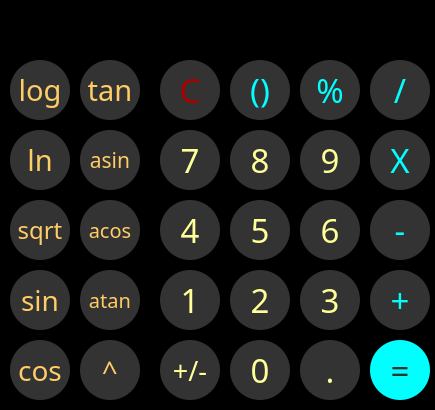
<?xml version="1.0" encoding="UTF-8"?>
<ui version="4.0">
 <class>MainWindow</class>
 <widget class="QMainWindow" name="MainWindow">
  <property name="geometry">
   <rect>
    <x>0</x>
    <y>0</y>
    <width>435</width>
    <height>410</height>
   </rect>
  </property>
  <property name="windowTitle">
   <string>MainWindow</string>
  </property>
  <property name="styleSheet">
   <string notr="true">background-color: rgb(0, 0, 0);</string>
  </property>
  <widget class="QWidget" name="centralwidget">
   <widget class="QLabel" name="result_show">
    <property name="geometry">
     <rect>
      <x>10</x>
      <y>10</y>
      <width>411</width>
      <height>41</height>
     </rect>
    </property>
    <property name="font">
     <font>
      <family>Dubai</family>
      <pointsize>20</pointsize>
     </font>
    </property>
    <property name="styleSheet">
     <string notr="true">color: #FFCC66;
QLabel {
  qproperty-alignment: 'AlignVCenter | AlignRight';
  border: 1px solid gray;
}</string>
    </property>
    <property name="text">
     <string>0</string>
    </property>
    <property name="alignment">
     <set>Qt::AlignRight|Qt::AlignTrailing|Qt::AlignVCenter</set>
    </property>
   </widget>
   <widget class="QPushButton" name="pushButton_0">
    <property name="geometry">
     <rect>
      <x>230</x>
      <y>340</y>
      <width>60</width>
      <height>60</height>
     </rect>
    </property>
    <property name="font">
     <font>
      <family>Dubai</family>
      <pointsize>25</pointsize>
      <italic>false</italic>
      <bold>false</bold>
     </font>
    </property>
    <property name="layoutDirection">
     <enum>Qt::LeftToRight</enum>
    </property>
    <property name="autoFillBackground">
     <bool>false</bool>
    </property>
    <property name="styleSheet">
     <string notr="true">QPushButton {
	color: #FFFF99;
	border: 2px solid #0;
	font: 25pt &quot;Dubai&quot;;
	border-radius: 30px;
	border-style: outset;
	background: #333333;
	padding: 7px;
}

QPushButton:pressed {
    background-color:  #999999;
}
</string>
    </property>
    <property name="text">
     <string>0</string>
    </property>
   </widget>
   <widget class="QPushButton" name="pushButton_1">
    <property name="geometry">
     <rect>
      <x>160</x>
      <y>270</y>
      <width>60</width>
      <height>60</height>
     </rect>
    </property>
    <property name="font">
     <font>
      <family>Dubai</family>
      <pointsize>25</pointsize>
      <italic>false</italic>
      <bold>false</bold>
     </font>
    </property>
    <property name="layoutDirection">
     <enum>Qt::LeftToRight</enum>
    </property>
    <property name="autoFillBackground">
     <bool>false</bool>
    </property>
    <property name="styleSheet">
     <string notr="true">QPushButton {
	color: #FFFF99;
	border: 2px solid #0;
	font: 25pt &quot;Dubai&quot;;
	border-radius: 30px;
	border-style: outset;
	background: #333333;
	padding: 7px;
}

QPushButton:pressed {
    background-color:  #999999;
}
</string>
    </property>
    <property name="text">
     <string>1</string>
    </property>
   </widget>
   <widget class="QPushButton" name="pushButton_5">
    <property name="geometry">
     <rect>
      <x>230</x>
      <y>200</y>
      <width>60</width>
      <height>60</height>
     </rect>
    </property>
    <property name="font">
     <font>
      <family>Dubai</family>
      <pointsize>25</pointsize>
      <italic>false</italic>
      <bold>false</bold>
     </font>
    </property>
    <property name="layoutDirection">
     <enum>Qt::LeftToRight</enum>
    </property>
    <property name="autoFillBackground">
     <bool>false</bool>
    </property>
    <property name="styleSheet">
     <string notr="true">QPushButton {
	color: #FFFF99;
	border: 2px solid #0;
	font: 25pt &quot;Dubai&quot;;
	border-radius: 30px;
	border-style: outset;
	background: #333333;
	padding: 7px;
}

QPushButton:pressed {
    background-color:  #999999;
}
</string>
    </property>
    <property name="text">
     <string>5</string>
    </property>
   </widget>
   <widget class="QPushButton" name="pushButton_ravno">
    <property name="geometry">
     <rect>
      <x>370</x>
      <y>340</y>
      <width>60</width>
      <height>60</height>
     </rect>
    </property>
    <property name="font">
     <font>
      <family>Dubai</family>
      <pointsize>25</pointsize>
      <italic>false</italic>
      <bold>false</bold>
     </font>
    </property>
    <property name="layoutDirection">
     <enum>Qt::LeftToRight</enum>
    </property>
    <property name="autoFillBackground">
     <bool>false</bool>
    </property>
    <property name="styleSheet">
     <string notr="true">QPushButton {
	color: #333333;
	border: 2px solid #0;
	font: 25pt &quot;Dubai&quot;;
	border-radius: 30px;
	border-style: outset;
	background: #00FFFF;
	padding: 7px;
}

QPushButton:pressed {
    background-color:  #999999;
}
</string>
    </property>
    <property name="text">
     <string>=</string>
    </property>
   </widget>
   <widget class="QPushButton" name="pushButton_clean">
    <property name="geometry">
     <rect>
      <x>160</x>
      <y>60</y>
      <width>60</width>
      <height>60</height>
     </rect>
    </property>
    <property name="font">
     <font>
      <family>Dubai</family>
      <pointsize>25</pointsize>
      <italic>false</italic>
      <bold>false</bold>
     </font>
    </property>
    <property name="layoutDirection">
     <enum>Qt::LeftToRight</enum>
    </property>
    <property name="autoFillBackground">
     <bool>false</bool>
    </property>
    <property name="styleSheet">
     <string notr="true">QPushButton {
	color: rgb(170, 0, 0);
	border: 2px solid #0;
	font: 25pt &quot;Dubai&quot;;
	border-radius: 30px;
	border-style: outset;
	background: #333333;
	padding: 7px;
}

QPushButton:pressed {
    background-color:  #999999;
}
</string>
    </property>
    <property name="text">
     <string>C</string>
    </property>
   </widget>
   <widget class="QPushButton" name="pushButton_4">
    <property name="geometry">
     <rect>
      <x>160</x>
      <y>200</y>
      <width>60</width>
      <height>60</height>
     </rect>
    </property>
    <property name="font">
     <font>
      <family>Dubai</family>
      <pointsize>25</pointsize>
      <italic>false</italic>
      <bold>false</bold>
     </font>
    </property>
    <property name="layoutDirection">
     <enum>Qt::LeftToRight</enum>
    </property>
    <property name="autoFillBackground">
     <bool>false</bool>
    </property>
    <property name="styleSheet">
     <string notr="true">QPushButton {
	color: #FFFF99;
	border: 2px solid #0;
	font: 25pt &quot;Dubai&quot;;
	border-radius: 30px;
	border-style: outset;
	background: #333333;
	padding: 7px;
}

QPushButton:pressed {
    background-color:  #999999;
}
</string>
    </property>
    <property name="text">
     <string>4</string>
    </property>
   </widget>
   <widget class="QPushButton" name="pushButton_skobki">
    <property name="geometry">
     <rect>
      <x>230</x>
      <y>60</y>
      <width>60</width>
      <height>60</height>
     </rect>
    </property>
    <property name="font">
     <font>
      <family>Dubai</family>
      <pointsize>25</pointsize>
      <italic>false</italic>
      <bold>false</bold>
     </font>
    </property>
    <property name="layoutDirection">
     <enum>Qt::LeftToRight</enum>
    </property>
    <property name="autoFillBackground">
     <bool>false</bool>
    </property>
    <property name="styleSheet">
     <string notr="true">QPushButton {
	color: #00FFFF;
	border: 2px solid #0;
	font: 25pt &quot;Dubai&quot;;
	border-radius: 30px;
	border-style: outset;
	background: #333333;
	padding: 7px;
}

QPushButton:pressed {
    background-color:  #999999;
}
</string>
    </property>
    <property name="text">
     <string>()</string>
    </property>
   </widget>
   <widget class="QPushButton" name="pushButton_unar_min">
    <property name="geometry">
     <rect>
      <x>160</x>
      <y>340</y>
      <width>60</width>
      <height>60</height>
     </rect>
    </property>
    <property name="font">
     <font>
      <family>Dubai</family>
      <pointsize>20</pointsize>
      <italic>false</italic>
      <bold>false</bold>
     </font>
    </property>
    <property name="layoutDirection">
     <enum>Qt::LeftToRight</enum>
    </property>
    <property name="autoFillBackground">
     <bool>false</bool>
    </property>
    <property name="styleSheet">
     <string notr="true">QPushButton {
	color: #FFFF99;
	border: 2px solid #0;
	font: 20pt &quot;Dubai&quot;;
	border-radius: 30px;
	border-style: outset;
	background: #333333;
	padding: 7px;
}

QPushButton:pressed {
    background-color:  #999999;
}
</string>
    </property>
    <property name="text">
     <string>+/-</string>
    </property>
   </widget>
   <widget class="QPushButton" name="pushButton_7">
    <property name="geometry">
     <rect>
      <x>160</x>
      <y>130</y>
      <width>60</width>
      <height>60</height>
     </rect>
    </property>
    <property name="font">
     <font>
      <family>Dubai</family>
      <pointsize>25</pointsize>
      <italic>false</italic>
      <bold>false</bold>
     </font>
    </property>
    <property name="layoutDirection">
     <enum>Qt::LeftToRight</enum>
    </property>
    <property name="autoFillBackground">
     <bool>false</bool>
    </property>
    <property name="styleSheet">
     <string notr="true">QPushButton {
	color: #FFFF99;
	border: 2px solid #0;
	font: 25pt &quot;Dubai&quot;;
	border-radius: 30px;
	border-style: outset;
	background: #333333;
	padding: 7px;
}

QPushButton:pressed {
    background-color:  #999999;
}
</string>
    </property>
    <property name="text">
     <string>7</string>
    </property>
   </widget>
   <widget class="QPushButton" name="pushButton_mult">
    <property name="geometry">
     <rect>
      <x>370</x>
      <y>130</y>
      <width>60</width>
      <height>60</height>
     </rect>
    </property>
    <property name="font">
     <font>
      <family>Dubai</family>
      <pointsize>25</pointsize>
      <italic>false</italic>
      <bold>false</bold>
     </font>
    </property>
    <property name="layoutDirection">
     <enum>Qt::LeftToRight</enum>
    </property>
    <property name="autoFillBackground">
     <bool>false</bool>
    </property>
    <property name="styleSheet">
     <string notr="true">QPushButton {
	color: #00FFFF;
	border: 2px solid #0;
	font: 25pt &quot;Dubai&quot;;
	border-radius: 30px;
	border-style: outset;
	background: #333333;
	padding: 7px;
}

QPushButton:pressed {
    background-color:  #999999;
}
</string>
    </property>
    <property name="text">
     <string>X</string>
    </property>
   </widget>
   <widget class="QPushButton" name="pushButton_dot">
    <property name="geometry">
     <rect>
      <x>300</x>
      <y>340</y>
      <width>60</width>
      <height>60</height>
     </rect>
    </property>
    <property name="font">
     <font>
      <family>Dubai</family>
      <pointsize>25</pointsize>
      <italic>false</italic>
      <bold>false</bold>
     </font>
    </property>
    <property name="layoutDirection">
     <enum>Qt::LeftToRight</enum>
    </property>
    <property name="autoFillBackground">
     <bool>false</bool>
    </property>
    <property name="styleSheet">
     <string notr="true">QPushButton {
	color: #FFFF99;
	border: 2px solid #0;
	font: 25pt &quot;Dubai&quot;;
	border-radius: 30px;
	border-style: outset;
	background: #333333;
	padding: 7px;
}

QPushButton:pressed {
    background-color:  #999999;
}
</string>
    </property>
    <property name="text">
     <string>.</string>
    </property>
   </widget>
   <widget class="QPushButton" name="pushButton_2">
    <property name="geometry">
     <rect>
      <x>230</x>
      <y>270</y>
      <width>60</width>
      <height>60</height>
     </rect>
    </property>
    <property name="font">
     <font>
      <family>Dubai</family>
      <pointsize>25</pointsize>
      <italic>false</italic>
      <bold>false</bold>
     </font>
    </property>
    <property name="layoutDirection">
     <enum>Qt::LeftToRight</enum>
    </property>
    <property name="autoFillBackground">
     <bool>false</bool>
    </property>
    <property name="styleSheet">
     <string notr="true">QPushButton {
	color: #FFFF99;
	border: 2px solid #0;
	font: 25pt &quot;Dubai&quot;;
	border-radius: 30px;
	border-style: outset;
	background: #333333;
	padding: 7px;
}

QPushButton:pressed {
    background-color:  #999999;
}
</string>
    </property>
    <property name="text">
     <string>2</string>
    </property>
   </widget>
   <widget class="QPushButton" name="pushButton_del">
    <property name="geometry">
     <rect>
      <x>370</x>
      <y>60</y>
      <width>60</width>
      <height>60</height>
     </rect>
    </property>
    <property name="font">
     <font>
      <family>Dubai</family>
      <pointsize>25</pointsize>
      <italic>false</italic>
      <bold>false</bold>
     </font>
    </property>
    <property name="layoutDirection">
     <enum>Qt::LeftToRight</enum>
    </property>
    <property name="autoFillBackground">
     <bool>false</bool>
    </property>
    <property name="styleSheet">
     <string notr="true">QPushButton {
	color: #00FFFF;
	border: 2px solid #0;
	font: 25pt &quot;Dubai&quot;;
	border-radius: 30px;
	border-style: outset;
	background: #333333;
	padding: 7px;
}

QPushButton:pressed {
    background-color:  #999999;
}
</string>
    </property>
    <property name="text">
     <string>/</string>
    </property>
   </widget>
   <widget class="QPushButton" name="pushButton_8">
    <property name="geometry">
     <rect>
      <x>230</x>
      <y>130</y>
      <width>60</width>
      <height>60</height>
     </rect>
    </property>
    <property name="font">
     <font>
      <family>Dubai</family>
      <pointsize>25</pointsize>
      <italic>false</italic>
      <bold>false</bold>
     </font>
    </property>
    <property name="layoutDirection">
     <enum>Qt::LeftToRight</enum>
    </property>
    <property name="autoFillBackground">
     <bool>false</bool>
    </property>
    <property name="styleSheet">
     <string notr="true">QPushButton {
	color: #FFFF99;
	border: 2px solid #0;
	font: 25pt &quot;Dubai&quot;;
	border-radius: 30px;
	border-style: outset;
	background: #333333;
	padding: 7px;
}

QPushButton:pressed {
    background-color:  #999999;
}
</string>
    </property>
    <property name="text">
     <string>8</string>
    </property>
   </widget>
   <widget class="QPushButton" name="pushButton_minus">
    <property name="geometry">
     <rect>
      <x>370</x>
      <y>200</y>
      <width>60</width>
      <height>60</height>
     </rect>
    </property>
    <property name="font">
     <font>
      <family>Dubai</family>
      <pointsize>25</pointsize>
      <italic>false</italic>
      <bold>false</bold>
     </font>
    </property>
    <property name="layoutDirection">
     <enum>Qt::LeftToRight</enum>
    </property>
    <property name="autoFillBackground">
     <bool>false</bool>
    </property>
    <property name="styleSheet">
     <string notr="true">QPushButton {
	color: #00FFFF;
	border: 2px solid #0;
	font: 25pt &quot;Dubai&quot;;
	border-radius: 30px;
	border-style: outset;
	background: #333333;
	padding: 7px;
}

QPushButton:pressed {
    background-color:  #999999;
}
</string>
    </property>
    <property name="text">
     <string>-</string>
    </property>
   </widget>
   <widget class="QPushButton" name="pushButton_9">
    <property name="geometry">
     <rect>
      <x>300</x>
      <y>130</y>
      <width>60</width>
      <height>60</height>
     </rect>
    </property>
    <property name="font">
     <font>
      <family>Dubai</family>
      <pointsize>25</pointsize>
      <italic>false</italic>
      <bold>false</bold>
     </font>
    </property>
    <property name="layoutDirection">
     <enum>Qt::LeftToRight</enum>
    </property>
    <property name="autoFillBackground">
     <bool>false</bool>
    </property>
    <property name="styleSheet">
     <string notr="true">QPushButton {
	color: #FFFF99;
	border: 2px solid #0;
	font: 25pt &quot;Dubai&quot;;
	border-radius: 30px;
	border-style: outset;
	background: #333333;
	padding: 7px;
}

QPushButton:pressed {
    background-color:  #999999;
}
</string>
    </property>
    <property name="text">
     <string>9</string>
    </property>
   </widget>
   <widget class="QPushButton" name="pushButton_3">
    <property name="geometry">
     <rect>
      <x>300</x>
      <y>270</y>
      <width>60</width>
      <height>60</height>
     </rect>
    </property>
    <property name="font">
     <font>
      <family>Dubai</family>
      <pointsize>25</pointsize>
      <italic>false</italic>
      <bold>false</bold>
     </font>
    </property>
    <property name="layoutDirection">
     <enum>Qt::LeftToRight</enum>
    </property>
    <property name="autoFillBackground">
     <bool>false</bool>
    </property>
    <property name="styleSheet">
     <string notr="true">QPushButton {
	color: #FFFF99;
	border: 2px solid #0;
	font: 25pt &quot;Dubai&quot;;
	border-radius: 30px;
	border-style: outset;
	background: #333333;
	padding: 7px;
}

QPushButton:pressed {
    background-color:  #999999;
}
</string>
    </property>
    <property name="text">
     <string>3</string>
    </property>
   </widget>
   <widget class="QPushButton" name="pushButton_plus">
    <property name="geometry">
     <rect>
      <x>370</x>
      <y>270</y>
      <width>60</width>
      <height>60</height>
     </rect>
    </property>
    <property name="font">
     <font>
      <family>Dubai</family>
      <pointsize>25</pointsize>
      <italic>false</italic>
      <bold>false</bold>
     </font>
    </property>
    <property name="layoutDirection">
     <enum>Qt::LeftToRight</enum>
    </property>
    <property name="autoFillBackground">
     <bool>false</bool>
    </property>
    <property name="styleSheet">
     <string notr="true">QPushButton {
	color: #00FFFF;
	border: 2px solid #0;
	font: 25pt &quot;Dubai&quot;;
	border-radius: 30px;
	border-style: outset;
	background: #333333;
	padding: 7px;
}

QPushButton:pressed {
    background-color:  #999999;
}
</string>
    </property>
    <property name="text">
     <string>+</string>
    </property>
   </widget>
   <widget class="QPushButton" name="pushButton_6">
    <property name="geometry">
     <rect>
      <x>300</x>
      <y>200</y>
      <width>60</width>
      <height>60</height>
     </rect>
    </property>
    <property name="font">
     <font>
      <family>Dubai</family>
      <pointsize>25</pointsize>
      <italic>false</italic>
      <bold>false</bold>
     </font>
    </property>
    <property name="layoutDirection">
     <enum>Qt::LeftToRight</enum>
    </property>
    <property name="autoFillBackground">
     <bool>false</bool>
    </property>
    <property name="styleSheet">
     <string notr="true">QPushButton {
	color: #FFFF99;
	border: 2px solid #0;
	font: 25pt &quot;Dubai&quot;;
	border-radius: 30px;
	border-style: outset;
	background: #333333;
	padding: 7px;
}

QPushButton:pressed {
    background-color:  #999999;
}
</string>
    </property>
    <property name="text">
     <string>6</string>
    </property>
   </widget>
   <widget class="QPushButton" name="pushButton_mod">
    <property name="geometry">
     <rect>
      <x>300</x>
      <y>60</y>
      <width>60</width>
      <height>60</height>
     </rect>
    </property>
    <property name="font">
     <font>
      <family>Dubai</family>
      <pointsize>25</pointsize>
      <italic>false</italic>
      <bold>false</bold>
     </font>
    </property>
    <property name="layoutDirection">
     <enum>Qt::LeftToRight</enum>
    </property>
    <property name="autoFillBackground">
     <bool>false</bool>
    </property>
    <property name="styleSheet">
     <string notr="true">QPushButton {
	color: #00FFFF;
	border: 2px solid #0;
	font: 25pt &quot;Dubai&quot;;
	border-radius: 30px;
	border-style: outset;
	background: #333333;
	padding: 7px;
}

QPushButton:pressed {
    background-color:  #999999;
}
</string>
    </property>
    <property name="text">
     <string>%</string>
    </property>
   </widget>
   <widget class="QPushButton" name="pushButton_sqrt">
    <property name="geometry">
     <rect>
      <x>10</x>
      <y>200</y>
      <width>60</width>
      <height>60</height>
     </rect>
    </property>
    <property name="font">
     <font>
      <family>Dubai</family>
      <pointsize>18</pointsize>
      <italic>false</italic>
      <bold>false</bold>
     </font>
    </property>
    <property name="layoutDirection">
     <enum>Qt::LeftToRight</enum>
    </property>
    <property name="autoFillBackground">
     <bool>false</bool>
    </property>
    <property name="styleSheet">
     <string notr="true">QPushButton {
	color: #FFCC66;
	border: 2px solid #0;
	font: 18pt &quot;Dubai&quot;;
	border-radius: 30px;
	border-style: outset;
	background: #333333;
	padding: 7px;
}

QPushButton:pressed {
    background-color:  #999999;
}
</string>
    </property>
    <property name="text">
     <string>sqrt</string>
    </property>
   </widget>
   <widget class="QPushButton" name="pushButton_log">
    <property name="geometry">
     <rect>
      <x>10</x>
      <y>60</y>
      <width>60</width>
      <height>60</height>
     </rect>
    </property>
    <property name="font">
     <font>
      <family>Dubai</family>
      <pointsize>22</pointsize>
      <italic>false</italic>
      <bold>false</bold>
     </font>
    </property>
    <property name="layoutDirection">
     <enum>Qt::LeftToRight</enum>
    </property>
    <property name="autoFillBackground">
     <bool>false</bool>
    </property>
    <property name="styleSheet">
     <string notr="true">QPushButton {
	color: #FFCC66;
	border: 2px solid #0;
	font: 22pt &quot;Dubai&quot;;
	border-radius: 30px;
	border-style: outset;
	background: #333333;
	padding: 7px;
}

QPushButton:pressed {
    background-color:  #999999;
}
</string>
    </property>
    <property name="text">
     <string>log</string>
    </property>
   </widget>
   <widget class="QPushButton" name="pushButton_asin">
    <property name="geometry">
     <rect>
      <x>80</x>
      <y>130</y>
      <width>60</width>
      <height>60</height>
     </rect>
    </property>
    <property name="font">
     <font>
      <family>Dubai</family>
      <pointsize>16</pointsize>
      <italic>false</italic>
      <bold>false</bold>
     </font>
    </property>
    <property name="layoutDirection">
     <enum>Qt::LeftToRight</enum>
    </property>
    <property name="autoFillBackground">
     <bool>false</bool>
    </property>
    <property name="styleSheet">
     <string notr="true">QPushButton {
	color: #FFCC66;
	border: 2px solid #0;
	font: 16pt &quot;Dubai&quot;;
	border-radius: 30px;
	border-style: outset;
	background: #333333;
	padding: 7px;
}

QPushButton:pressed {
    background-color:  #999999;
}
</string>
    </property>
    <property name="text">
     <string>asin</string>
    </property>
   </widget>
   <widget class="QPushButton" name="pushButton_tan">
    <property name="geometry">
     <rect>
      <x>80</x>
      <y>60</y>
      <width>60</width>
      <height>60</height>
     </rect>
    </property>
    <property name="font">
     <font>
      <family>Dubai</family>
      <pointsize>22</pointsize>
      <italic>false</italic>
      <bold>false</bold>
     </font>
    </property>
    <property name="layoutDirection">
     <enum>Qt::LeftToRight</enum>
    </property>
    <property name="autoFillBackground">
     <bool>false</bool>
    </property>
    <property name="styleSheet">
     <string notr="true">QPushButton {
	color: #FFCC66;
	border: 2px solid #0;
	font: 22pt &quot;Dubai&quot;;
	border-radius: 30px;
	border-style: outset;
	background: #333333;
	padding: 7px;
}

QPushButton:pressed {
    background-color:  #999999;
}
</string>
    </property>
    <property name="text">
     <string>tan</string>
    </property>
   </widget>
   <widget class="QPushButton" name="pushButton_acos">
    <property name="geometry">
     <rect>
      <x>80</x>
      <y>200</y>
      <width>60</width>
      <height>60</height>
     </rect>
    </property>
    <property name="font">
     <font>
      <family>Dubai</family>
      <pointsize>15</pointsize>
      <italic>false</italic>
      <bold>false</bold>
     </font>
    </property>
    <property name="layoutDirection">
     <enum>Qt::LeftToRight</enum>
    </property>
    <property name="autoFillBackground">
     <bool>false</bool>
    </property>
    <property name="styleSheet">
     <string notr="true">QPushButton {
	color: #FFCC66;
	border: 2px solid #0;
	font: 15pt &quot;Dubai&quot;;
	border-radius: 30px;
	border-style: outset;
	background: #333333;
	padding: 7px;
}

QPushButton:pressed {
    background-color:  #999999;
}
</string>
    </property>
    <property name="text">
     <string>acos</string>
    </property>
   </widget>
   <widget class="QPushButton" name="pushButton_atan">
    <property name="geometry">
     <rect>
      <x>80</x>
      <y>270</y>
      <width>60</width>
      <height>60</height>
     </rect>
    </property>
    <property name="font">
     <font>
      <family>Dubai</family>
      <pointsize>15</pointsize>
      <italic>false</italic>
      <bold>false</bold>
     </font>
    </property>
    <property name="layoutDirection">
     <enum>Qt::LeftToRight</enum>
    </property>
    <property name="autoFillBackground">
     <bool>false</bool>
    </property>
    <property name="styleSheet">
     <string notr="true">QPushButton {
	color: #FFCC66;
	border: 2px solid #0;
	font: 15pt &quot;Dubai&quot;;
	border-radius: 30px;
	border-style: outset;
	background: #333333;
	padding: 7px;
}

QPushButton:pressed {
    background-color:  #999999;
}
</string>
    </property>
    <property name="text">
     <string>atan</string>
    </property>
   </widget>
   <widget class="QPushButton" name="pushButton_sin">
    <property name="geometry">
     <rect>
      <x>10</x>
      <y>270</y>
      <width>60</width>
      <height>60</height>
     </rect>
    </property>
    <property name="font">
     <font>
      <family>Dubai</family>
      <pointsize>21</pointsize>
      <italic>false</italic>
      <bold>false</bold>
     </font>
    </property>
    <property name="layoutDirection">
     <enum>Qt::LeftToRight</enum>
    </property>
    <property name="autoFillBackground">
     <bool>false</bool>
    </property>
    <property name="styleSheet">
     <string notr="true">QPushButton {
	color: #FFCC66;
	border: 2px solid #0;
	font: 21pt &quot;Dubai&quot;;
	border-radius: 30px;
	border-style: outset;
	background: #333333;
	padding: 7px;
}

QPushButton:pressed {
    background-color:  #999999;
}
</string>
    </property>
    <property name="text">
     <string>sin</string>
    </property>
   </widget>
   <widget class="QPushButton" name="pushButton_cos">
    <property name="geometry">
     <rect>
      <x>10</x>
      <y>340</y>
      <width>60</width>
      <height>60</height>
     </rect>
    </property>
    <property name="font">
     <font>
      <family>Dubai</family>
      <pointsize>21</pointsize>
      <italic>false</italic>
      <bold>false</bold>
     </font>
    </property>
    <property name="layoutDirection">
     <enum>Qt::LeftToRight</enum>
    </property>
    <property name="autoFillBackground">
     <bool>false</bool>
    </property>
    <property name="styleSheet">
     <string notr="true">QPushButton {
	color: #FFCC66;
	border: 2px solid #0;
	font: 21pt &quot;Dubai&quot;;
	border-radius: 30px;
	border-style: outset;
	background: #333333;
	padding: 7px;
}

QPushButton:pressed {
    background-color:  #999999;
}
</string>
    </property>
    <property name="text">
     <string>cos</string>
    </property>
   </widget>
   <widget class="QPushButton" name="pushButton_ln">
    <property name="geometry">
     <rect>
      <x>10</x>
      <y>130</y>
      <width>60</width>
      <height>60</height>
     </rect>
    </property>
    <property name="font">
     <font>
      <family>Dubai</family>
      <pointsize>22</pointsize>
      <italic>false</italic>
      <bold>false</bold>
     </font>
    </property>
    <property name="layoutDirection">
     <enum>Qt::LeftToRight</enum>
    </property>
    <property name="autoFillBackground">
     <bool>false</bool>
    </property>
    <property name="styleSheet">
     <string notr="true">QPushButton {
	color: #FFCC66;
	border: 2px solid #0;
	font: 22pt &quot;Dubai&quot;;
	border-radius: 30px;
	border-style: outset;
	background: #333333;
	padding: 7px;
}

QPushButton:pressed {
    background-color:  #999999;
}
</string>
    </property>
    <property name="text">
     <string>ln</string>
    </property>
   </widget>
   <widget class="QPushButton" name="pushButton_step">
    <property name="geometry">
     <rect>
      <x>80</x>
      <y>340</y>
      <width>60</width>
      <height>60</height>
     </rect>
    </property>
    <property name="font">
     <font>
      <family>Dubai</family>
      <pointsize>21</pointsize>
      <italic>false</italic>
      <bold>false</bold>
     </font>
    </property>
    <property name="layoutDirection">
     <enum>Qt::LeftToRight</enum>
    </property>
    <property name="autoFillBackground">
     <bool>false</bool>
    </property>
    <property name="styleSheet">
     <string notr="true">QPushButton {
	color: #FFCC66;
	border: 2px solid #0;
	font: 21pt &quot;Dubai&quot;;
	border-radius: 30px;
	border-style: outset;
	background: #333333;
	padding: 7px;
}

QPushButton:pressed {
    background-color:  #999999;
}
</string>
    </property>
    <property name="text">
     <string>^</string>
    </property>
   </widget>
  </widget>
 </widget>
 <resources/>
 <connections/>
</ui>
